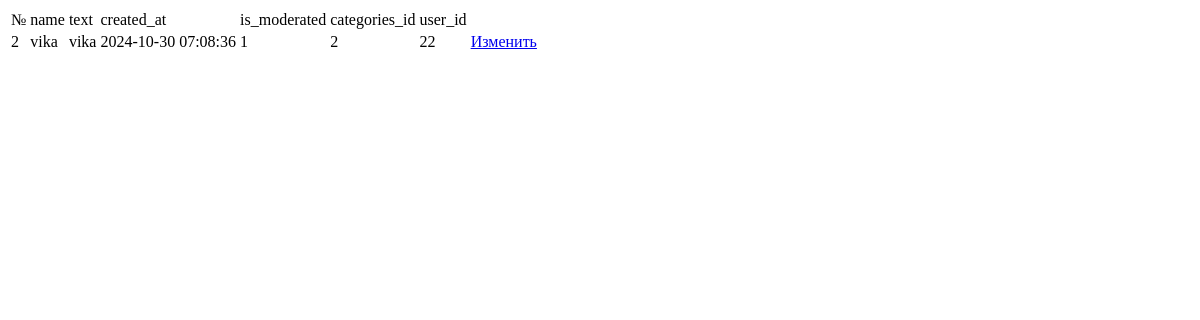
The app's page /admin/articles/index.php, older data.
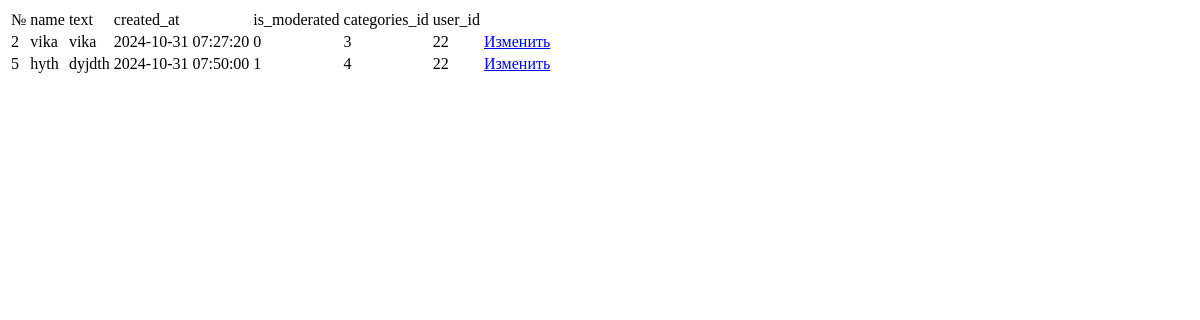
The same page, newer data.
### tables this page shows
CREATE TABLE `articles` (
  `id` int(11) NOT NULL,
  `name` varchar(255) NOT NULL,
  `text` text NOT NULL,
  `created_at` timestamp NOT NULL DEFAULT CURRENT_TIMESTAMP ON UPDATE CURRENT_TIMESTAMP,
  `is_moderated` tinyint(1) NOT NULL DEFAULT '0',
  `categories_id` int(11) NOT NULL,
  `user_id` int(11) NOT NULL
);

### www/admin/articles/index.php (the view, shortened to what this page needs)
<?php
$pdo = require $_SERVER['DOCUMENT_ROOT'] . '/db.php';
$articles = $pdo->query("SELECT * FROM articles")->fetchAll(PDO::FETCH_ASSOC);
?>
<!doctype html>
<html lang="en">
<head>
</head>
<body>
<table>
    <tr>
        <td>№</td>
        <td>name</td>
        <td>text</td>
        <td>created_at</td>
        <td>is_moderated</td>
        <td>categories_id</td>
        <td>user_id</td>
    </tr>
    <?php foreach ($articles as $article): ?>
        <tr>
            <td><?= $article['id'] ?></td>
            <td><?= $article['name'] ?></td>
            <td><?=$article['text'] ?></td>
            <td><?=$article['created_at'] ?></td>
            <td><?=$article['is_moderated'] ?></td>
            <td><?=$article['categories_id'] ?></td>
            <td><?=$article['user_id']?></td>
            <td><a href="/admin/articles/edit.php?id=<?= $article['id'] ?>">Изменить</a></td>
        </tr>
    <?php endforeach; ?>
</table>
</body>
</html>

Row changes from the older to the newer data that the page shows:
changed articles "vika": created_at "2024-10-30 07:08:36" → "2024-10-31 07:27:20"; is_moderated "1" → "0"; categories "2" → "3"
added articles: id "5", name "hyth", text "dyjdth", created_at "2024-10-31 07:50:00", is_moderated "1", categories "4", user "22"
